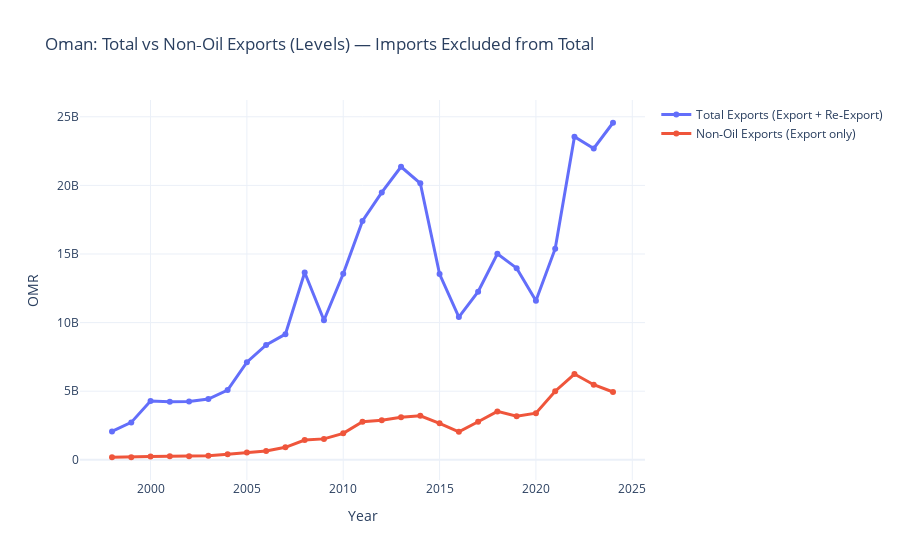

Write notebook code for a chart like this one.
### Markdown cell above
## 10) Chart — Total vs Non‑Oil Exports

### Code cell
fig1 = go.Figure()
fig1.add_trace(go.Scatter(x=series["year"], y=series["Total_Exports_All"],
                          mode="lines+markers", name="Total Exports (Export + Re‑Export)",
                          line=dict(width=3)))
fig1.add_trace(go.Scatter(x=series["year"], y=series["NonOil_Exports"],
                          mode="lines+markers", name="Non‑Oil Exports (Export only)",
                          line=dict(width=3)))
fig1.update_layout(title="Oman: Total vs Non‑Oil Exports (Levels) — Imports Excluded from Total",
                   xaxis_title="Year", yaxis_title="OMR", template="plotly_white")
fig1.show()

### Figure 1 — Plotly figure (JSON) as saved in the notebook; plotly's stock layout.template omitted (floating-point values rounded to 4 significant figures)
{"data": [{"line": {"width": 3}, "mode": "lines+markers", "name": "Total Exports (Export + Re‑Export)", "type": "scatter", "x": [1998, 1999, 2000, 2001, 2002, 2003, 2004, 2005, 2006, 2007, 2008, 2009, 2010, 2011, 2012, 2013, 2014, 2015, 2016, 2017, 2018, 2019, 2020, 2021, 2022, 2023, 2024], "y": [2072000000.0, 2727000000.0, 4281000000.0, 4230000000.0, 4257000000.0, 4425000000.0, 5084000000.0, 7114000000.0, 8370000000.0, 9157000000.0, 13650000000.0, 10170000000.0, 13550000000.0, 17410000000.0, 19490000000.0, 21360000000.0, 20150000000.0, 13540000000.0, 10400000000.0, 12250000000.0, 15020000000.0, 13970000000.0, 11600000000.0, 15390000000.0, 23550000000.0, 22690000000.0, 24560000000.0]}, {"line": {"width": 3}, "mode": "lines+markers", "name": "Non‑Oil Exports (Export only)", "type": "scatter", "x": [1998, 1999, 2000, 2001, 2002, 2003, 2004, 2005, 2006, 2007, 2008, 2009, 2010, 2011, 2012, 2013, 2014, 2015, 2016, 2017, 2018, 2019, 2020, 2021, 2022, 2023, 2024], "y": [186400000.0, 187300000.0, 233000000.0, 251300000.0, 253500000.0, 298900000.0, 407100000.0, 539200000.0, 648600000.0, 913000000.0, 1445000000.0, 1525000000.0, 1929000000.0, 2778000000.0, 2891000000.0, 3094000000.0, 3211000000.0, 2658000000.0, 2044000000.0, 2774000000.0, 3527000000.0, 3181000000.0, 3402000000.0, 5000000000.0, 6252000000.0, 5472000000.0, 4943000000.0]}], "layout": {"title": {"text": "Oman: Total vs Non‑Oil Exports (Levels) — Imports Excluded from Total"}, "xaxis": {"title": {"text": "Year"}}, "yaxis": {"title": {"text": "OMR"}}}}
